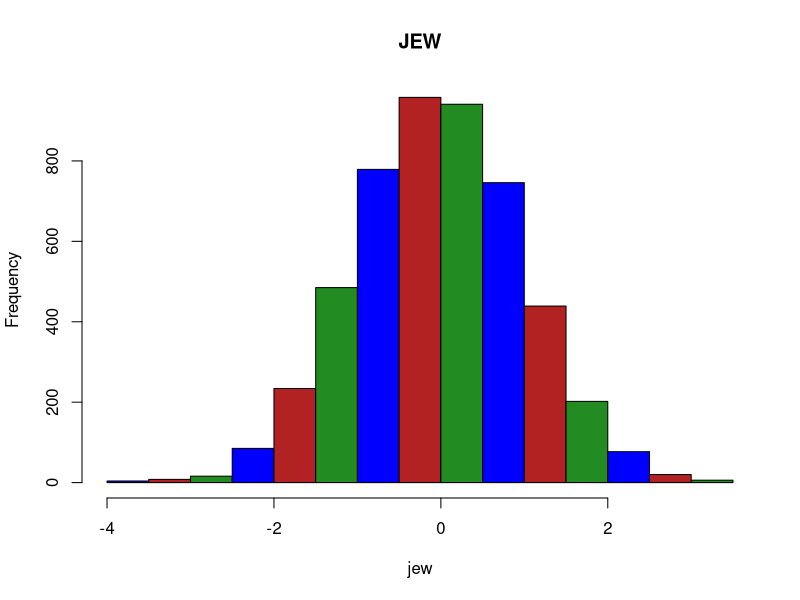

Write the R code that produced this figure.

N <-50000
counter <- 0
for(bitch in rnorm(N, mean = 69, sd=1)){
  print(bitch)
  if( (bitch > 68) & (bitch < 70) ){
    counter = counter + 1
  }
}
counter / N 
rnorm(5000) -> jew
colors <- c(
  "blue",
  "firebrick",
  "forestgreen"
)
hist(jew, col = colors, main = "JEW")

?hist
